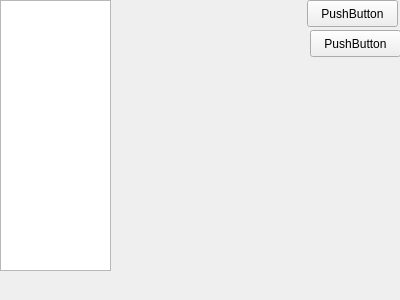
<?xml version="1.0" encoding="UTF-8"?>
<ui version="4.0">
 <class>DockWidget</class>
 <widget class="QDockWidget" name="DockWidget">
  <property name="geometry">
   <rect>
    <x>0</x>
    <y>0</y>
    <width>400</width>
    <height>300</height>
   </rect>
  </property>
  <property name="windowTitle">
   <string>DockWidget</string>
  </property>
  <widget class="QWidget" name="dockWidgetContents">
   <widget class="QListView" name="Pages">
    <property name="geometry">
     <rect>
      <x>0</x>
      <y>0</y>
      <width>111</width>
      <height>271</height>
     </rect>
    </property>
   </widget>
   <widget class="QPushButton" name="pushButton">
    <property name="geometry">
     <rect>
      <x>307</x>
      <y>0</y>
      <width>91</width>
      <height>27</height>
     </rect>
    </property>
    <property name="text">
     <string>PushButton</string>
    </property>
   </widget>
   <widget class="QPushButton" name="pushButton_2">
    <property name="geometry">
     <rect>
      <x>310</x>
      <y>30</y>
      <width>91</width>
      <height>27</height>
     </rect>
    </property>
    <property name="text">
     <string>PushButton</string>
    </property>
   </widget>
  </widget>
 </widget>
 <resources/>
 <connections/>
</ui>
